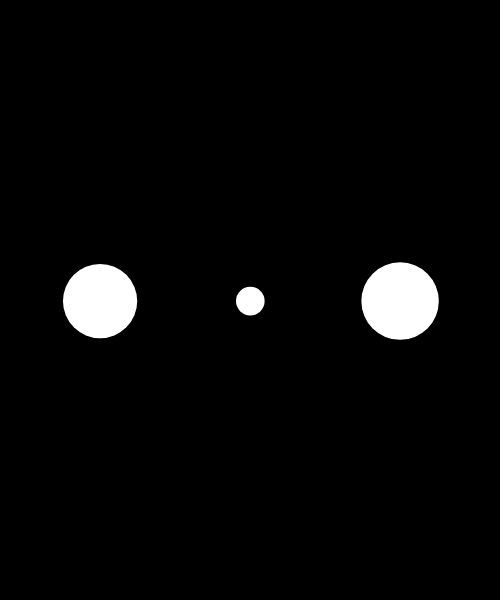
Frame 1 (no input)
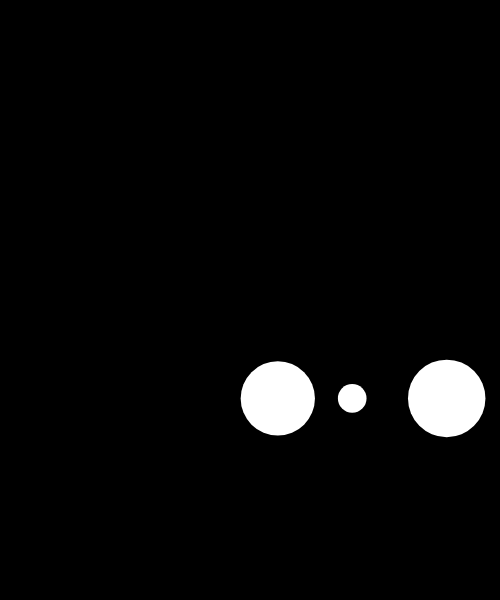
Frame 60 (no input)
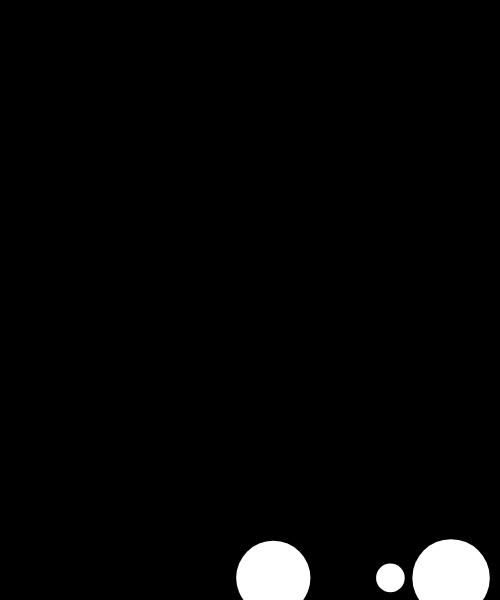
Frame 120 (the mouse pressed at the canvas centre since frame 60)

The p5.js sketch that drew these frames (run headless with seeded random() and noise() and a simulated clock; from frame 60 on, the mouse is pressed at the canvas centre):

// p5.js sketch
// ── sketch.js
let GRAVITY_MAGNITUDE = 1;
let particles = [];


function setup() {
  createCanvas(500, 600);
  background(0);

  particles.push(new Particle(100, height / 2));
  particles.push(new Particle(250, height / 2));
  particles.push(new Particle(400, height / 2));
}


function draw() {
  background(0);

  for (let i = 0; i < particles.length; i++) {
    let p = particles[i];

    let wind = createVector(random(0.5, 1), 0);
    p.applyForce(wind);

    let gravity = createVector(0, GRAVITY_MAGNITUDE * p.mass); // *** mass!! ***
    p.applyForce(gravity);

    p.checkBoundaries();
    p.update();
    p.display();
  }
}
// ── Particle.js
"use strict";

class Particle {
  constructor(x, y) {
    this.pos = createVector(x, y);
    this.vel = createVector(0, 0.1);
    this.acc = createVector(0, 0);
    this.dia = 10;
    this.mass = random(1,10); // mass is added here!
  }
  applyForce(f) {
    let force = f.copy();
    force.div(this.mass); // *** mass!! ***
    this.acc.add(force);
  }
  update() {
    this.vel.add(this.acc); // vel = vel + acc;
    this.pos.add(this.vel); // pos = pos + vel;
    this.acc.mult(0); // acceleration has to be reset after being applied! ***
  }
  display() {
    push();
    translate(this.pos.x, this.pos.y);
    noStroke();
    fill(255);
    ellipse(0, 0, this.dia*this.mass, this.dia*this.mass); // *** mass!! ***
    pop();
  }
  checkBoundaries() {
    // x
    if (this.pos.x < 0) {
      this.pos.x = 0;
      this.vel.x = -this.vel.x;
    } else if (this.pos.x > width) {
      this.pos.x = width;
      this.vel.x = -this.vel.x;
    }
    // y
    if (this.pos.y < 0) {
      this.pos.y = 0;
      this.vel.y = -this.vel.y;
    } else if (this.pos.y > height) {
      this.pos.y = height;
      this.vel.y = -this.vel.y;
    }
  }
}
